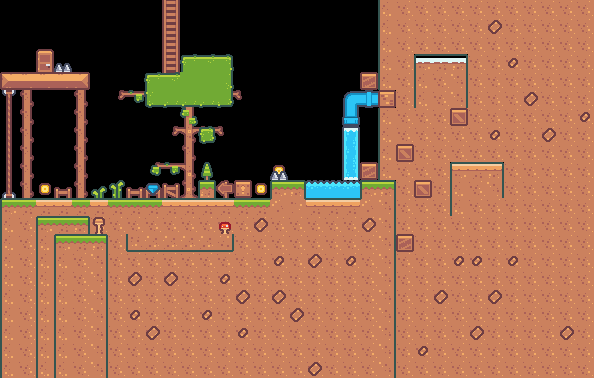

A level layout from a 2D game, rendered from its tile map. Below: a short description, then the map file with tile-grid data replaced by summaries:
An orthogonal 33x21 tile map with 18x18 px tiles, 8 tile layers (Coins, Entities_under, Die_Blocks, Platforms and entities, ...), 2 tilesets and 3 objects (Block).

<map version="1.8" tiledversion="1.8.4" orientation="orthogonal" renderorder="right-down" width="33" height="21" tilewidth="18" tileheight="18" infinite="0" nextlayerid="23" nextobjectid="11">
 <tileset firstgid="1" source="../tiles/tiles_packed.tsx" />
 <tileset firstgid="181" source="../player2/p1_front.tsx" />
 <layer id="6" name="Coins" width="33" height="21">
  <data>[693 cells, 3 non-empty, 1 distinct tile ids]</data>
 </layer>
 <layer id="4" name="Entities_under" width="33" height="21">
  <data>[693 cells, 156 non-empty, 20 distinct tile ids]</data>
 </layer>
 <layer id="11" name="Die_Blocks" width="33" height="21">
  <data>[693 cells, 2 non-empty, 1 distinct tile ids]</data>
 </layer>
 <layer id="2" name="Platforms and entities" width="33" height="21">
  <data>[693 cells, 352 non-empty, 25 distinct tile ids]</data>
 </layer>
 <layer id="3" name="Entities" width="33" height="21">
  <data>[693 cells, 76 non-empty, 26 distinct tile ids]</data>
 </layer>
 <layer id="12" name="Block_win" width="33" height="21">
  <data>[693 cells, 1 non-empty, 1 distinct tile ids]</data>
 </layer>
 <layer id="22" name="AlphaEntities" width="33" height="21">
  <data>[693 cells, 0 non-empty, 0 distinct tile ids]</data>
 </layer>
 <objectgroup id="8" name="Moving">
  <properties>
   <property name="toX" type="int" value="0" />
   <property name="toY" type="int" value="0" />
  </properties>
  <object id="3" name="Block" type="Block" gid="48" x="0" y="198" width="18" height="18">
   <properties>
    <property name="toX" type="int" value="0" />
    <property name="toY" type="int" value="108" />
   </properties>
  </object>
  <object id="7" gid="48" x="162" y="72" width="18" height="18">
   <properties>
    <property name="toX" type="int" value="162" />
    <property name="toY" type="int" value="18" />
   </properties>
  </object>
 </objectgroup>
 <objectgroup id="9" name="Player">
  <object id="5" gid="181" x="362.25" y="129.5" width="14" height="18" />
 </objectgroup>
 <layer id="7" name="Water" width="33" height="21">
  <data>[693 cells, 6 non-empty, 4 distinct tile ids]</data>
 </layer>
</map>
